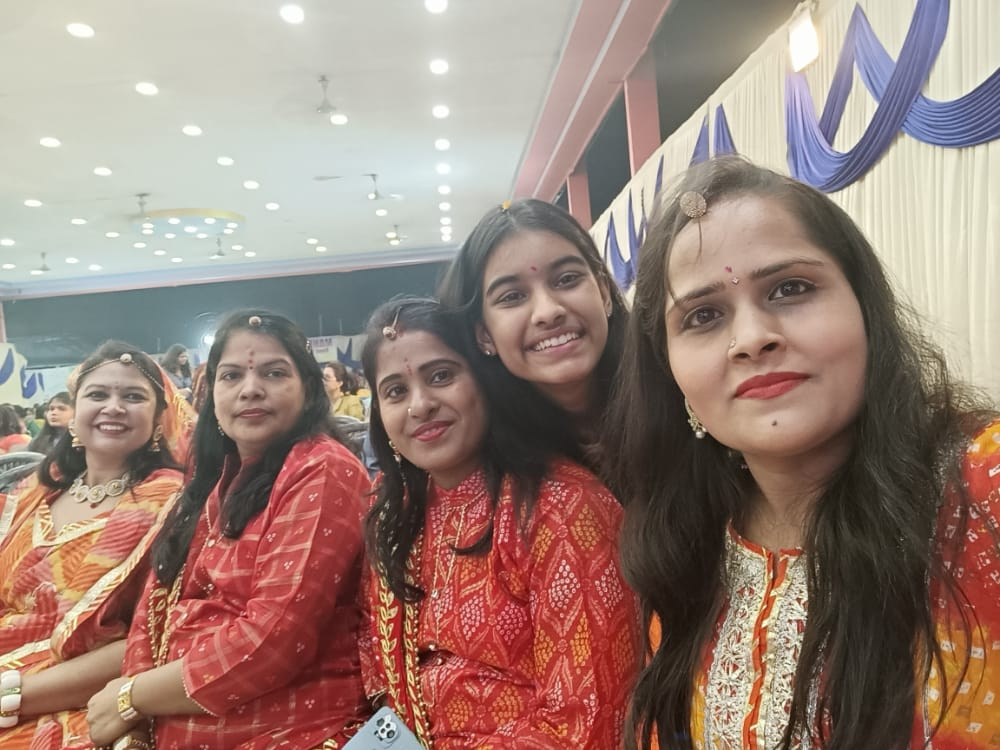
#> input picture opencv/photos/abc.jpg, 1000 x 750 px
$ python spaces.py
#> lines starting #> are read from the running program, lines starting #| are printed output that depends on the picture
import cv2 as cv
import matplotlib.pyplot as plt
 #color sapces : a system representing an array of pixel color:
 #rgb, pixel

img = cv.imread('photos/abc.jpg')
#> img is the input picture: shape (750, 1000, 3); mean B, G, R 119.3, 129.4, 154.2
cv.imshow('Cat', img)

plt.imshow(img)
plt.show()


# converting to grayscale
gray = cv.cvtColor(img, cv.COLOR_BGR2GRAY)
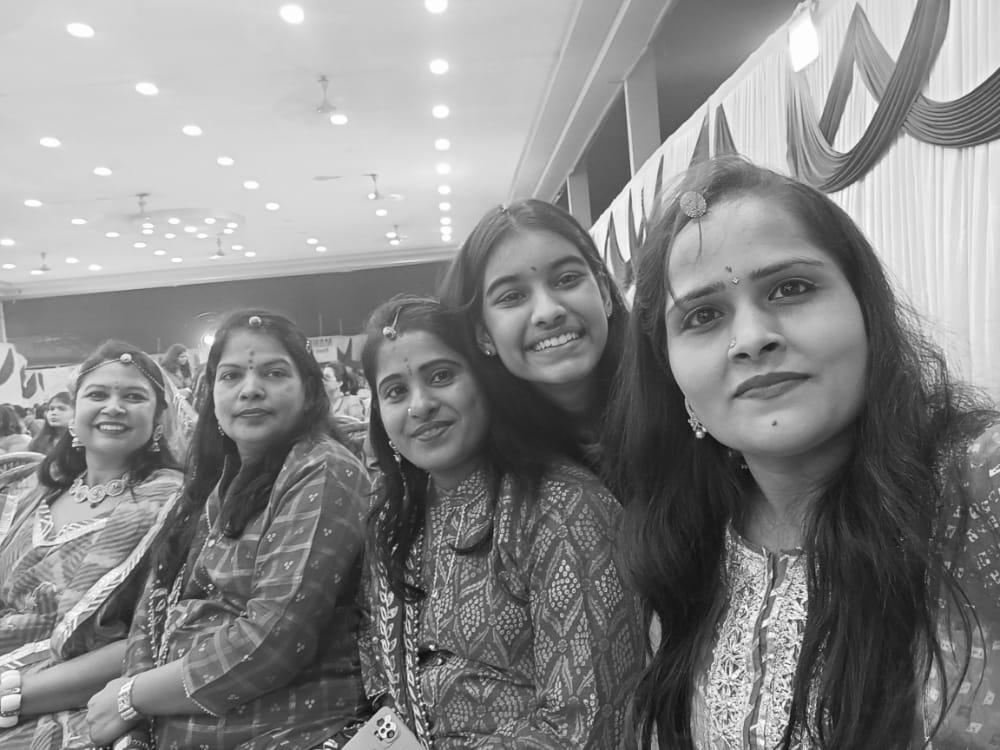
#> gray: shape (750, 1000); min 7, max 255, mean 135.6
cv.imshow('Gray', gray)

#bgr to hsv

hsv = cv.cvtColor(img, cv.COLOR_BGR2HSV)
#> hsv: shape (750, 1000, 3); mean H, S, V 30.7, 71.5, 157.5
cv.imshow('HSV', hsv)

#bgr to lab
lab = cv.cvtColor(img, cv.COLOR_BGR2LAB)
#> lab: shape (750, 1000, 3); mean of channels 0, 1, 2 142.2, 136.8, 138.3
cv.imshow('LAB', lab)

#bgr to rgb
rgb = cv.cvtColor(img, cv.COLOR_BGR2RGB)
cv.imshow('RGB', rgb)

# plt.imshow(rgb)
# plt.show()

#lab to bgr
lab_bgr = cv.cvtColor(lab, cv.COLOR_LAB2BGR)
cv.imshow('LAB --> BGR', lab_bgr)


cv.waitKey(0)

$ run again, with opencv/photos/14556.jpg copied over opencv/photos/abc.jpg
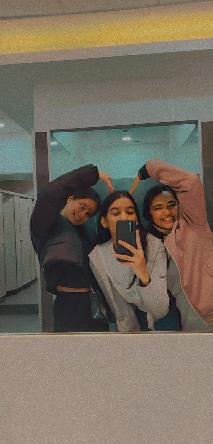
#> input picture opencv/photos/14556.jpg, 213 x 444 px
#> img is the input picture: shape (444, 213, 3); mean B, G, R 95.8, 109.6, 119.2
#> `gray = cv.cvtColor(img, cv.COLOR_BGR2GRAY)`:
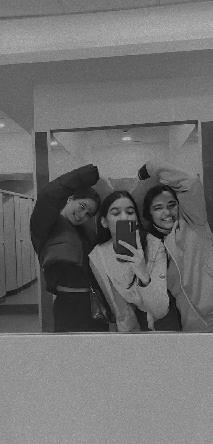
#> gray: shape (444, 213); min 2, max 194, mean 110.9
#> hsv: shape (444, 213, 3); mean H, S, V 36.4, 58.6, 122.9
#> lab: shape (444, 213, 3); mean of channels 0, 1, 2 118.5, 129.8, 137.1

$ run again, with opencv/photos/16445.jpg copied over opencv/photos/abc.jpg
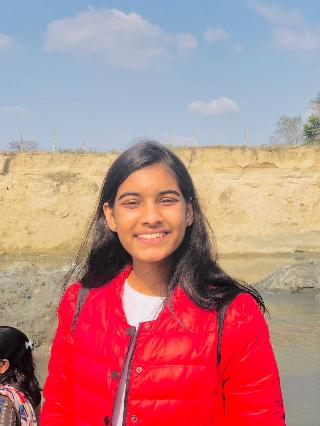
#> input picture opencv/photos/16445.jpg, 320 x 426 px
#> img is the input picture: shape (426, 320, 3); mean B, G, R 134.9, 133.6, 185.9
#> `gray = cv.cvtColor(img, cv.COLOR_BGR2GRAY)`:
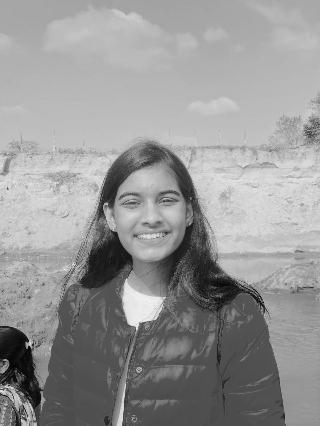
#> gray: shape (426, 320); min 0, max 251, mean 149.4
#> hsv: shape (426, 320, 3); mean H, S, V 87.2, 103.8, 201.3
#> lab: shape (426, 320, 3); mean of channels 0, 1, 2 164.5, 145.7, 141.4

$ run again, with opencv/photos/16529.jpg copied over opencv/photos/abc.jpg
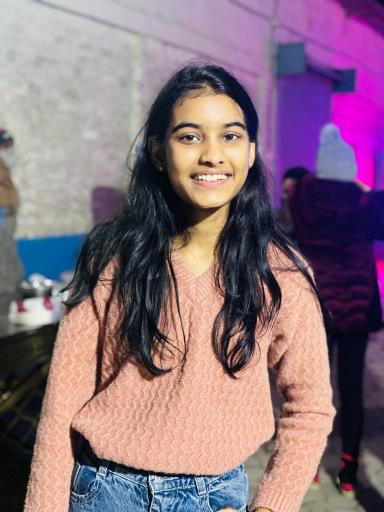
#> input picture opencv/photos/16529.jpg, 384 x 512 px
#> img is the input picture: shape (512, 384, 3); mean B, G, R 125.4, 111.9, 136.9
#> `gray = cv.cvtColor(img, cv.COLOR_BGR2GRAY)`:
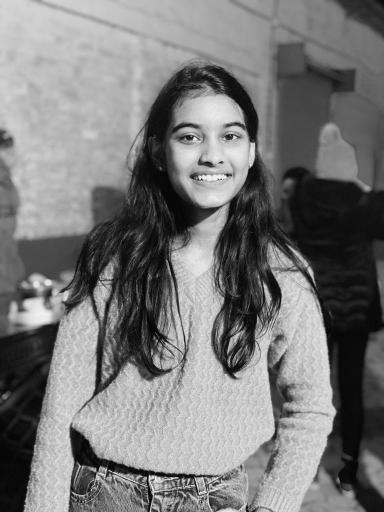
#> gray: shape (512, 384); min 0, max 251, mean 120.9
#> hsv: shape (512, 384, 3); mean H, S, V 75, 91.5, 148.9
#> lab: shape (512, 384, 3); mean of channels 0, 1, 2 126.2, 140.5, 124.9
